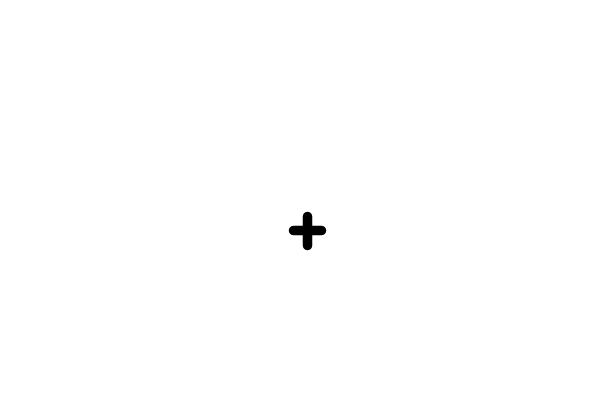
Frame 1 (no input)
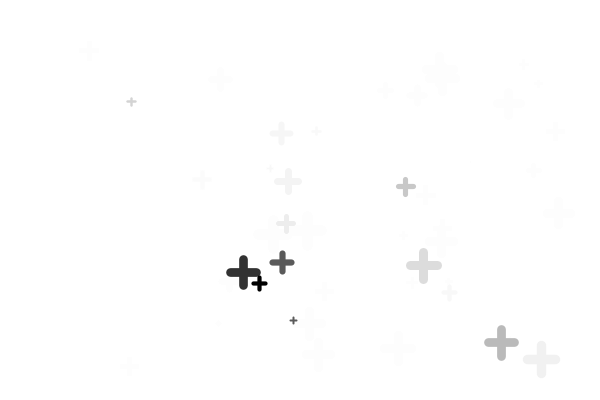
Frame 60 (the mouse pressed at the canvas centre just before this capture)
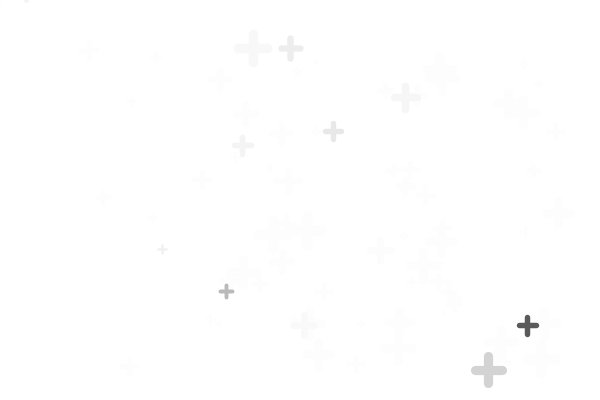
Frame 120 (the mouse held since frame 60 and released just before this capture)

The Processing sketch that drew these frames (run headless with seeded random() and noise(); from frame 60 on, the mouse is pressed at the canvas centre):

// Processing sketch: processing_68415
// ── processing_68415.pde

//#Fading Crosses sketch
//#Copyright, 2012, Gareth Dunstone

//This program is free software: you can redistribute it and/or modify
//it under the terms of the GNU General Public License as published by
//the Free Software Foundation, either version 3 of the License, or
//(at your option) any later version.

//This program is distributed in the hope that it will be useful,
//but WITHOUT ANY WARRANTY; without even the implied warranty of
//MERCHANTABILITY or FITNESS FOR A PARTICULAR PURPOSE.  See the
//GNU General Public License for more details.

//For a copy of the GPLv3 see <http://www.gnu.org/licenses/gpl.txt>.

//#setting height 
float halfWidth;
float halfHeight;
void setup()
{
  size(600,400);
  halfWidth = width/2;
  halfHeight = height/2;
}


void draw()
{
  //#define variables for and randomise the frame rate
  float fr;
  fr = random(6,50);
  frameRate(fr);
  
  //#translate to the centre and turn on smoothing
  translate(halfWidth,halfHeight);
  smooth();
  
  //#define and randomise variables
  float st1 = random(30);
  float st2 = random(30);
  float st3 = random(30);
  float x1 = random(-halfWidth/1.2,halfWidth/1.2);
  float y1 = random(-halfHeight/1.2,halfHeight/1.2);
  float x2 = random(-halfWidth/1.2,halfWidth/1.2);
  float y2 = random(-halfHeight/1.2,halfHeight/1.2);
  
  //#Draw a semi-opaque rectangle thats edges are just out of bounds so that the crosses fade
  for (int p=0; p<1; p++)
  {
    rect(-halfWidth-25,-halfHeight-25,width+50,height+50);
    fill(255,50);
  }
  
  //#Follow the mouse...
  //translate(mouseX-halfWidth,mouseY-halfHeight);
    
  //#probability code for first cross
  if(random(100)>70)
  {
    cross(x1,y1,st1 ,st1/3);
  }
      
  //#probability code for second cross
  if(random(100)<30)
  {
    cross(x2,y2,st2 ,st2/3);    
  }
}

//#function for drawing crosses
void cross(float crossX, float crossY, float crossSize, float crossWidth)
{
  translate(crossX, crossY);
  strokeWeight(crossWidth);
  line(crossSize,crossSize,crossSize,crossSize-crossSize);
  line(crossSize/2,crossSize/2,crossSize*1.5,crossSize/2);
}
